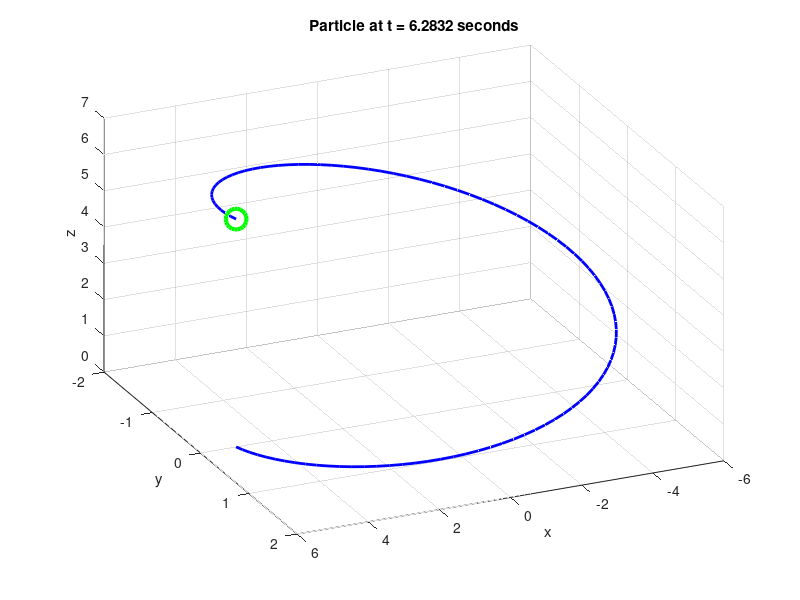

The MATLAB source for this figure: (Note: this script raises an error after producing the figure.)
% Illustrate animation and movies in Matlab
clear
clc
close all

% Step 1: Generate data
t = linspace(0, 2*pi, 100);
x = 5*cos(t);
y = 2*sin(t);
z = t;

% Step 2: Draw/Render the scenario
figh = figure;

for k=1:length(t)
    % Wipe the slate clean so that we are plotting with a blank figure
    clf
    
    % Extract the data at the current time
    t_k = t(k);
    x_k = x(k);
    y_k = y(k);
    z_k = z(k);
    
    % Plot the current location of the particle
    plot3(x_k, y_k, z_k, 'go', 'LineWidth', 3, 'MarkerSize', 15)
    
    % Plot the entire trajectory
    hold on
    plot3(x, y, z, 'b-', 'LineWidth', 2)
    
    % Decorate the plot
    grid on
    xlabel('x')
    ylabel('y')
    zlabel('z')
    title(['Particle at t = ', num2str(t_k), ' seconds'])
    view ([30 + 20*t_k 35]) % Rotate the field of view
    
    % Save the image information regarding each frame
    movie_vector(k) = getframe(figh, [10 10 520 400]); % Use standardized dimensions
end

% Save the movie
my_writer = VideoWriter('curve', 'MPEG-4');
my_writer.FrameRate = 20;

% Open the VideoWriter object, write the movie and close the file
open(my_writer);
writeVideo(my_writer, movie_vector);
close(my_writer);